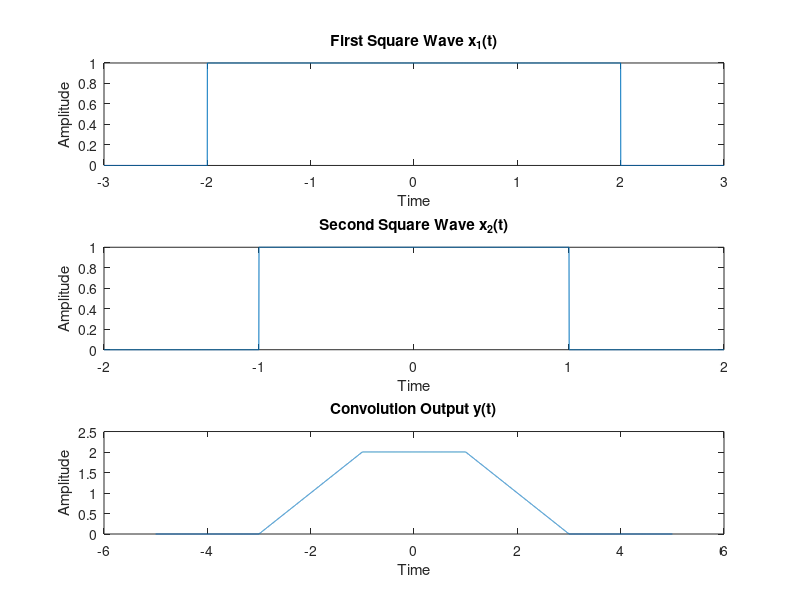

This figure's MATLAB source:
dt = 0.001;
t1 = -3:dt:3;
t2 = -2:dt:2;

x1 = double(t1 >= -2 & t1 <= 2); 
x2 = double(t2 >= -1 & t2 <= 1); 

y = conv(x1, x2)*dt; 

t_y = (t1(1) + t2(1)):dt:(t1(end) + t2(end));

figure;
subplot(3,1,1);
plot(t1, x1);
title('First Square Wave x_1(t)');
xlabel("Time");
ylabel("Amplitude");
grid off;

subplot(3,1,2);
plot(t2, x2);
title('Second Square Wave x_2(t)');
xlabel("Time");
ylabel("Amplitude");
grid off;

subplot(3,1,3);
plot(t_y, y);
title('Convolution Output y(t)');
xlabel("Time");
ylabel("Amplitude");
grid off;
